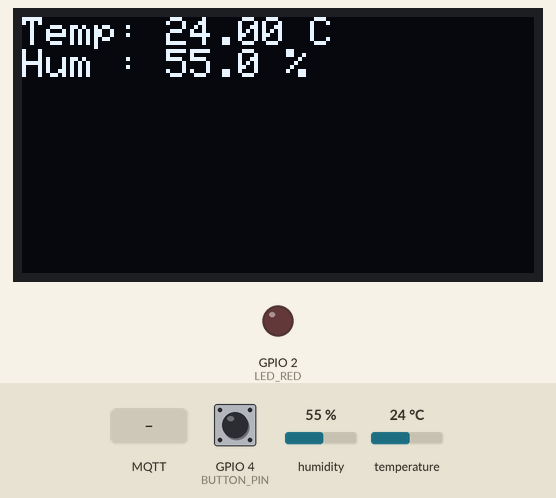
Recording of a program running on a simulated ESP32. On the bench: 128×64 one-colour display, output pins drawn as LEDs (lit = HIGH). The inputs (shaded band) are chosen by the test bench; at power-on: GPIO 4 (BUTTON_PIN) HIGH, humidity 55 %, temperature 24 °C. WiFi joins after 1.5 s; servers stay silent unless stated; random numbers use the default seed unless the program sets one; no MQTT or app messages arrive unless stated; what the program prints to the serial monitor is not drawn.

Above: at 3.7 s.
3.8 s: GPIO 4 (BUTTON_PIN) pulled LOW for 0.15 s
At 5.9 s:
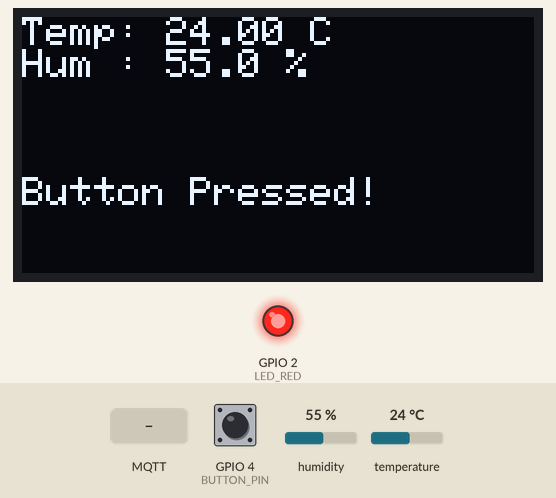
8.1 s: humidity set to 22 %
At 9.1 s:
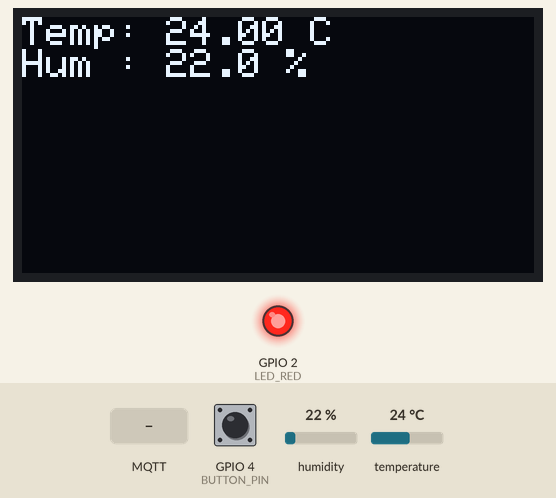
10.1 s: GPIO 4 (BUTTON_PIN) pulled LOW for 1 s
At 11.8 s:
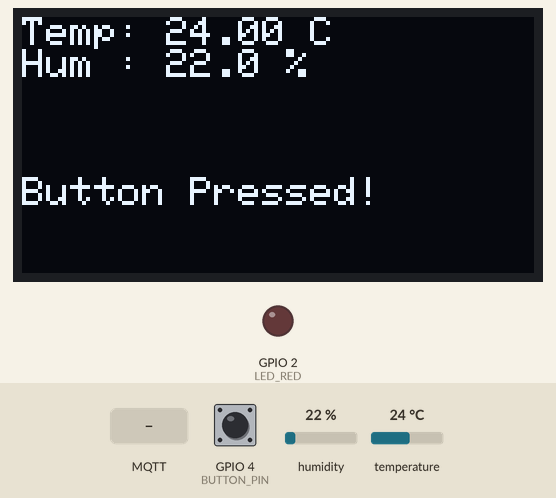
14.1 s: temperature set to 12 °C
At 15.0 s:
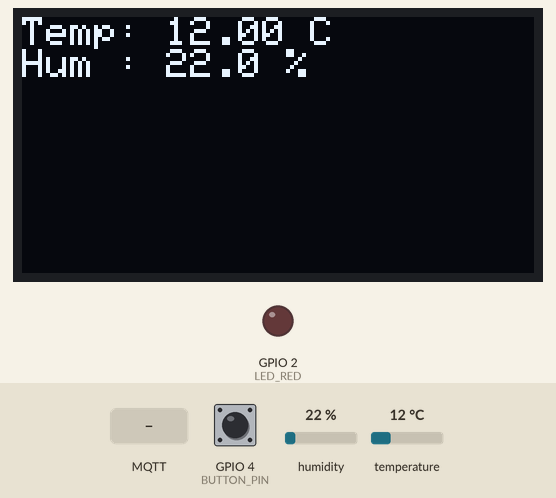
16.1 s: humidity set to 40 %
At 17.7 s:
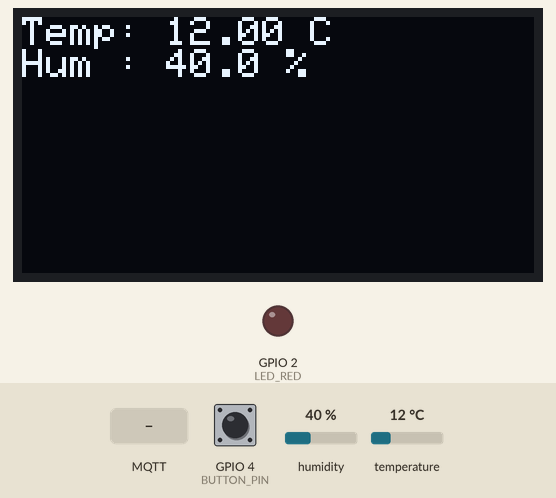
18.1 s: MQTT message "1" arrives on the first subscribed topic
At 18.9 s:
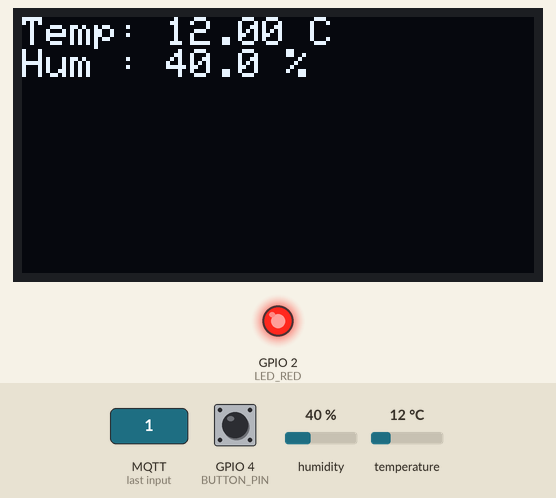
Timing chart, 0 to 20.6 s (numbered marks = the images above; inputs shaded):
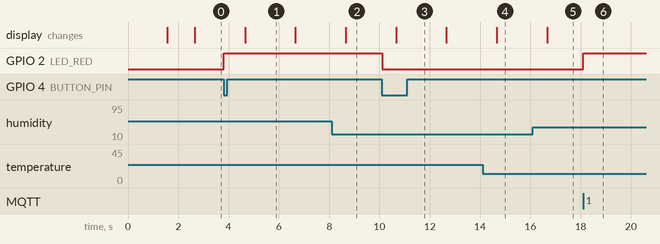

The program:

main.cpp
```cpp
#include <WiFi.h>
#include <PubSubClient.h>
#include <DHTesp.h>
#include <Wire.h>
#include <Adafruit_GFX.h>
#include <Adafruit_SSD1306.h>

#define SCREEN_WIDTH 128
#define SCREEN_HEIGHT 64
#define OLED_RESET -1
Adafruit_SSD1306 display(SCREEN_WIDTH, SCREEN_HEIGHT, &Wire, OLED_RESET);

const int LED_RED = 2;
const int DHT_PIN = 15;
const int BUTTON_PIN = 4;

DHTesp dht;

const char* ssid = "Wokwi-GUEST";
const char* password = "";
const char* mqtt_server = "test.mosquitto.org";

WiFiClient espClient;
PubSubClient client(espClient);
unsigned long lastMsg = 0;
unsigned long lastButtonDisplay = 0;
bool lastButtonState = HIGH;
bool showButtonMessage = false;

void setup_wifi() {
  delay(10);
  WiFi.mode(WIFI_STA);
  WiFi.begin(ssid, password);
  while (WiFi.status() != WL_CONNECTED) {
    delay(500);
  }
  Serial.println("WiFi connected");
}

void callback(char* topic, byte* payload, unsigned int length) {
  if ((char)payload[0] == '1') {
    digitalWrite(LED_RED, HIGH);
  } else {
    digitalWrite(LED_RED, LOW);
  }
}

void reconnect() {
  while (!client.connected()) {
    String clientId = "ESP32Client-";
    clientId += String(random(0xffff), HEX);
    if (client.connect(clientId.c_str())) {
      client.publish("IOT/Test1/mqtt", "Test IOT");
      client.subscribe("IOT/Test1/mqtt");
    } else {
      delay(5000);
    }
  }
}

void setup() {
  Serial.begin(115200);
  pinMode(LED_RED, OUTPUT);
  pinMode(BUTTON_PIN, INPUT_PULLUP);

  setup_wifi();
  client.setServer(mqtt_server, 1883);
  client.setCallback(callback);
  dht.setup(DHT_PIN, DHTesp::DHT22);

  // OLED setup
  if (!display.begin(SSD1306_SWITCHCAPVCC, 0x3C)) {
    Serial.println(F("OLED gagal dimulai"));
    while (true);
  }
  display.clearDisplay();
  display.setTextSize(1);
  display.setTextColor(SSD1306_WHITE);
  display.setCursor(0, 0);
  display.println("Starting...");
  display.display();
  delay(1000);
}

void loop() {
  if (!client.connected()) {
    reconnect();
  }
  client.loop();

  unsigned long now = millis();

  // Baca tombol
  bool buttonState = digitalRead(BUTTON_PIN);
  if (buttonState == LOW && lastButtonState == HIGH) {
    Serial.println("Tombol ditekan!");
    client.publish("IOT/Test1/button", "Tombol ditekan!");
    digitalWrite(LED_RED, !digitalRead(LED_RED)); // Toggle LED

    showButtonMessage = true;
    lastButtonDisplay = now;
  }
  lastButtonState = buttonState;

  // Baca suhu dan kelembaban tiap 2 detik
  if (now - lastMsg > 2000) {
    lastMsg = now;
    TempAndHumidity data = dht.getTempAndHumidity();

    String tempStr = String(data.temperature, 2);
    String humStr = String(data.humidity, 1);

    client.publish("IOT/Test1/temp", tempStr.c_str());
    client.publish("IOT/Test1/hum", humStr.c_str());

    Serial.println("Temperature: " + tempStr);
    Serial.println("Humidity: " + humStr);

    // Tampilkan ke OLED
    display.clearDisplay();
    display.setCursor(0, 0);
    display.print("Temp: ");
    display.print(tempStr);
    display.println(" C");
    display.print("Hum : ");
    display.print(humStr);
    display.println(" %");

    if (showButtonMessage) {
      display.setCursor(0, 40);
      display.println("Button Pressed!");
    }

    display.display();
  }

  // Hilangkan tulisan tombol setelah 2 detik
  if (showButtonMessage && (now - lastButtonDisplay > 2000)) {
    showButtonMessage = false;
  }
}
```

Measured:
- after the input at 3.8 s, GPIO 2 (LED_RED): LOW → HIGH at once; the display: changes after 0.86 s (image 1)
- after the input at 8.1 s, the display: changes after 0.56 s (image 2)
- after the input at 10.1 s, GPIO 2 (LED_RED): HIGH → LOW at once; the display: changes after 0.56 s (image 3)
- after the input at 14.1 s, the display: changes after 0.56 s (image 4)
- after the input at 16.1 s, the display: changes after 0.56 s (image 5)
- after the input at 18.1 s, GPIO 2 (LED_RED): LOW → HIGH at once
- what the display in image 1 shows lasts 2.0 s, from 4.7 s to 6.7 s
